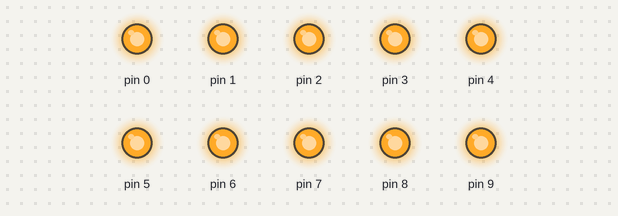
A sketch run on a simulated Arduino Uno, built with avr-gcc and run on an emulated ATmega328P. Shown: output pins drawn as LEDs (lit = HIGH).

Above: at 0.2 s.
At 2.7 s:
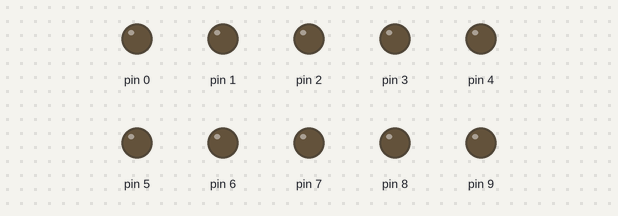
Timing chart, 0 to 3.0 s (numbered marks = the images above):
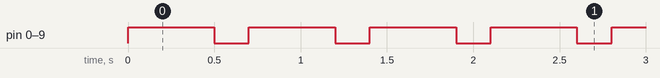

The sketch:

Parametre_toutes_les_LED.ino
```cpp
void setup() {
  pinMode(0,OUTPUT);
  pinMode(1,OUTPUT);
  pinMode(2,OUTPUT);
  pinMode(3,OUTPUT);
  pinMode(4,OUTPUT);
  pinMode(5,OUTPUT);
  pinMode(6,OUTPUT);
  pinMode(7,OUTPUT);
  pinMode(8,OUTPUT);
  pinMode(9,OUTPUT);
}

void loop() {
  digitalWrite(0,HIGH);
  digitalWrite(1,HIGH);
  digitalWrite(2,HIGH);
  digitalWrite(3,HIGH);
  digitalWrite(4,HIGH);
  digitalWrite(5,HIGH);
  digitalWrite(6,HIGH);
  digitalWrite(7,HIGH);
  digitalWrite(8,HIGH);
  digitalWrite(9,HIGH);
  delay(500);
  digitalWrite(0,LOW);
  digitalWrite(1,LOW);
  digitalWrite(2,LOW);
  digitalWrite(3,LOW);
  digitalWrite(4,LOW);
  digitalWrite(5,LOW);
  digitalWrite(6,LOW);
  digitalWrite(7,LOW);
  digitalWrite(8,LOW);
  digitalWrite(9,LOW);
  delay(200);

}
```

Measured:
- by itself, pin 0–9: alternates HIGH for 0.50 s and LOW for 0.20 s
